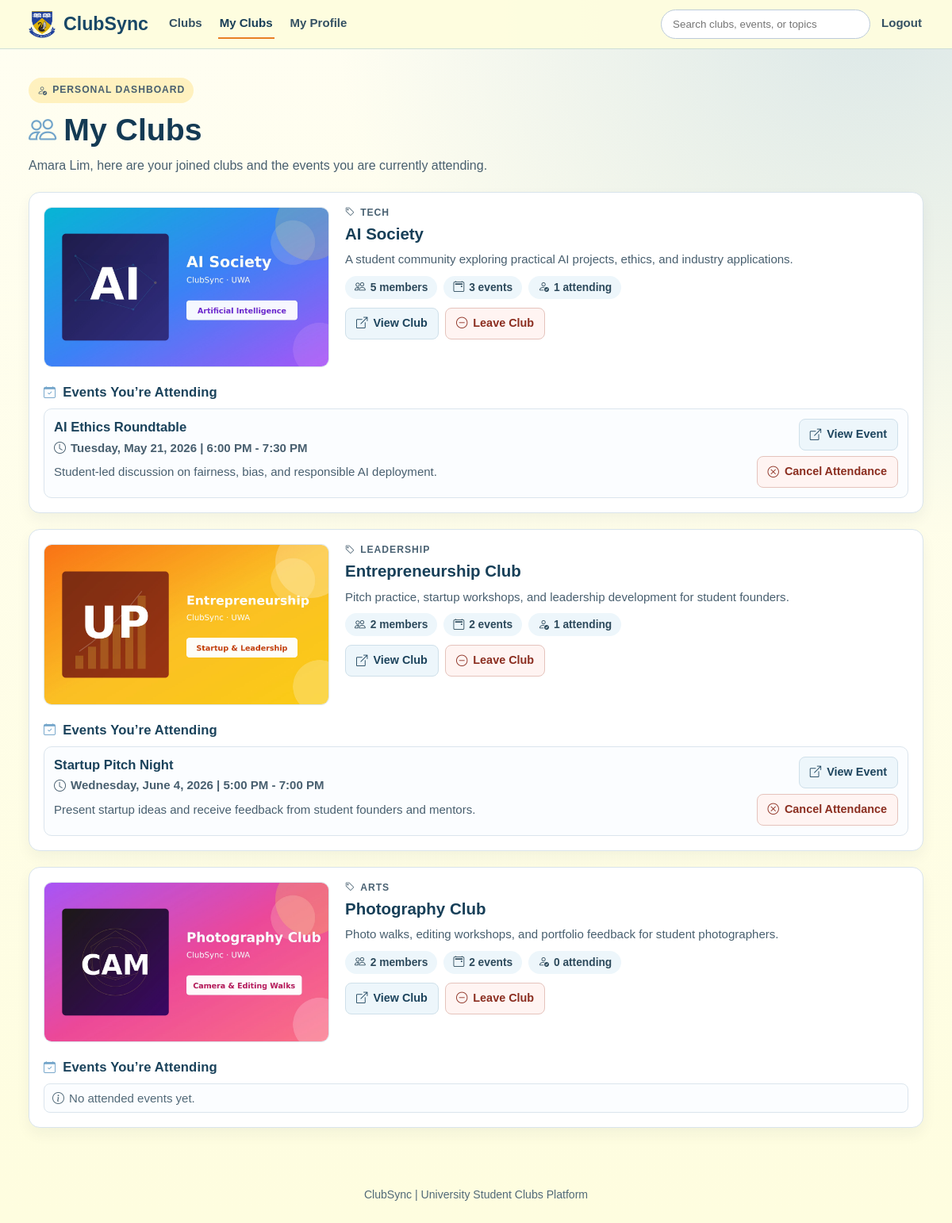
/myclubs (signed in), run on the app's committed database.
### models/user.py (models this page shows)
class User(db.Model):
    __tablename__ = "users"
    id = db.Column(db.Integer, primary_key=True)
    name = db.Column(db.String(100), nullable=False)
    email = db.Column(db.String(120), unique=True, nullable=False)
    password_hash = db.Column(db.String(255), nullable=False)
    is_admin = db.Column(db.Boolean, default=False, nullable=False)
    memberships = db.relationship("Membership", backref="user", cascade="all, delete")
    attendances = db.relationship("Attendance", backref="user", cascade="all, delete")

### models/club.py (models this page shows)
class Club(db.Model):
    __tablename__ = "clubs"
    id = db.Column(db.Integer, primary_key=True)
    name = db.Column(db.String(100), nullable=False)
    description = db.Column(db.Text, nullable=False)
    category = db.Column(db.String(50), nullable=True)
    image_path = db.Column(db.String(255), nullable=True)
    events = db.relationship("Event", backref="club", cascade="all, delete")
    memberships = db.relationship("Membership", backref="club", cascade="all, delete")

### models/event.py (models this page shows)
class Event(db.Model):
    __tablename__ = "events"
    id = db.Column(db.Integer, primary_key=True)
    club_id = db.Column(db.Integer, db.ForeignKey("clubs.id"), nullable=False)
    title = db.Column(db.String(150), nullable=False)
    date = db.Column(db.String(50), nullable=False)
    description = db.Column(db.Text)
    attendances = db.relationship("Attendance", backref="event", cascade="all, delete")

### routes/clubs.py (the view)
@clubs_bp.route("/myclubs")
def myclubs():
    current_user = _get_current_user()
    if not current_user:
        return redirect(url_for("auth.login"))
    joined_clubs = (
        Club.query.join(Membership, Membership.club_id == Club.id)
        .filter(Membership.user_id == current_user.id)
        .order_by(Club.name.asc())
        .all()
    )
    club_ids = [club.id for club in joined_clubs]
    attended_events_by_club = _attended_events_by_club_for_user(current_user.id, club_ids)
    my_club_summaries = []
    for club in joined_clubs:
        my_club_summaries.append(
            {
                "club": club,
                "member_count": len(club.memberships),
                "event_count": len(club.events),
                "attended_events": attended_events_by_club.get(club.id, []),
            }
        )
    return render_template(
        "my_clubs.html",
        current_user=current_user,
        my_club_summaries=my_club_summaries,
    )

### app.py (called while the page is built)
@app.context_processor
def inject_navbar_access():
    user_id = session.get("user_id")
    user_is_admin = False
    if user_id:
        user = db.session.get(User, user_id)
        user_is_admin = bool(user and user.is_admin)
    return {
        "navbar_can_access_admin": bool(
            session.get("admin_logged_in") or user_is_admin
        )
    }

### routes/clubs.py (called while the page is built)
def _get_current_user():
    user_id = session.get("user_id")
    if not user_id:
        return None
    current_user = db.session.get(User, user_id)
    if not current_user:
        session.pop("user_id", None)
        session.pop("user_name", None)
        return None
    return current_user

def _attended_events_by_club_for_user(user_id, club_ids):
    if not user_id or not club_ids:
        return {}
    attended_events = (
        Event.query.join(Attendance, Attendance.event_id == Event.id)
        .filter(Attendance.user_id == user_id, Event.club_id.in_(club_ids))
        .order_by(Event.id.asc())
        .all()
    )
    attended_events_by_club = {club_id: [] for club_id in club_ids}
    for event in attended_events:
        attended_events_by_club[event.club_id].append(event)
    return attended_events_by_club

### templates/my_clubs.html (shortened to what this page needs)
<!DOCTYPE html>
<html lang="en">
<head>
    <link rel="stylesheet" href="{{ url_for('static', filename='css/styles.css') }}">
    <link rel="stylesheet" href="https://cdn.jsdelivr.net/npm/bootstrap-icons@1.11.3/font/bootstrap-icons.min.css">
    <link rel="stylesheet" href="{{ url_for('static', filename='css/alerts.css') }}">
    <link rel="stylesheet" href="{{ url_for('static', filename='css/my_clubs.css') }}">
</head>
<body class="clubs-page my-clubs-page">
{% set active_page = 'myclubs' %}
{% include "_site_header.html" %}
<main class="my-clubs-main">
    <section class="my-clubs-hero">
        <p class="clubs-kicker"><i class="bi bi-person-check" aria-hidden="true"></i>Personal Dashboard</p>
        <h1><i class="bi bi-people" aria-hidden="true"></i>My Clubs</h1>
        <p>
            {% if current_user %}
                {{ current_user.name }}, here are your joined clubs and the events you are currently attending.
            {% else %}
                View your memberships and attendance details in one place.
            {% endif %}
        </p>
    </section>
    {% if my_club_summaries %}
        <section class="my-clubs-list" aria-label="Joined clubs and attended events">
            {% for summary in my_club_summaries %}
                <article class="my-club-card">
                    <section class="my-club-overview">
                        <img
                            class="my-club-image"
                            src="{{ url_for('static', filename=summary.club.image_path if summary.club.image_path else 'images/clubs/default.png') }}"
                            alt="{{ summary.club.name }} image"
                            loading="lazy"
                        >
                        <div class="my-club-overview-content">
                            <p class="club-card-category"><i class="bi bi-tag" aria-hidden="true"></i>{{ summary.club.category if summary.club.category else 'Uncategorized' }}</p>
                            <h2>
                                <a href="{{ url_for('clubs.club_details', club_id=summary.club.id) }}" class="my-club-title-link">
                                    {{ summary.club.name }}
                                </a>
                            </h2>
                            <p class="my-club-description">{{ summary.club.description }}</p>
                            <div class="club-hero-meta" aria-label="Club summary">
                                <span><i class="bi bi-people" aria-hidden="true"></i>{{ summary.member_count }} member{% if summary.member_count != 1 %}s{% endif %}</span>
                                <span><i class="bi bi-calendar2-event" aria-hidden="true"></i>{{ summary.event_count }} event{% if summary.event_count != 1 %}s{% endif %}</span>
                                <span><i class="bi bi-person-check" aria-hidden="true"></i>{{ summary.attended_events|length }} attending</span>
                            </div>
                            <div class="my-club-actions">
                                <a href="{{ url_for('clubs.club_details', club_id=summary.club.id) }}" class="my-club-btn"><i class="bi bi-box-arrow-up-right" aria-hidden="true"></i>View Club</a>
                                <form method="POST" action="{{ url_for('clubs.leave_club', club_id=summary.club.id) }}">
                                    <button
                                        type="button"
                                        class="my-club-btn my-club-btn--danger"
                                        data-leave-club-trigger
                                        data-club-name="{{ summary.club.name }}"
                                    >
                                        <i class="bi bi-dash-circle" aria-hidden="true"></i>Leave Club
                                    </button>
                                </form>
                            </div>
                        </div>
                    </section>
                    <section class="my-club-events">
                        <h3><i class="bi bi-calendar-check" aria-hidden="true"></i>Events You&rsquo;re Attending</h3>
                        {% if summary.attended_events %}
                            <div class="my-club-event-list">
                                {% for attended_event in summary.attended_events %}
                                    <article class="my-club-event-item">
                                        <div class="my-club-event-content">
                                            <h4>
                                                <a href="{{ url_for('clubs.event_details', event_id=attended_event.id) }}" class="my-club-event-title">
                                                    {{ attended_event.title }}
                                                </a>
                                            </h4>
                                            <p class="club-event-time"><i class="bi bi-clock" aria-hidden="true"></i>{{ attended_event.date }}</p>
                                            <p>{{ attended_event.description if attended_event.description else 'No event description available yet.' }}</p>
                                        </div>
                                        <div class="my-club-event-actions">
                                            <a href="{{ url_for('clubs.event_details', event_id=attended_event.id) }}" class="my-club-btn"><i class="bi bi-box-arrow-up-right" aria-hidden="true"></i>View Event</a>
                                            <form method="POST" action="{{ url_for('clubs.unattend_event', event_id=attended_event.id) }}">
                                                <button type="submit" class="my-club-btn my-club-btn--danger"><i class="bi bi-x-circle" aria-hidden="true"></i>Cancel Attendance</button>
                                            </form>
                                        </div>
                                    </article>
                                {% endfor %}
                            </div>
                        {% else %}
                            <p class="my-club-empty-note"><i class="bi bi-info-circle" aria-hidden="true"></i>No attended events yet.</p>
                        {% endif %}
                    </section>
                </article>
            {% endfor %}
        </section>
    {% endif %}
</main>
<footer class="clubs-footer">
    <p>ClubSync | University Student Clubs Platform</p>
</footer>
</body>
</html>

### static/css/styles.css (style rules this page uses)
:root { --primary: #73A5CA; --background: #FEFDDF; --accent: #FFC81E; --highlight: #E87F24; --clubs-page-max-width: 100%; --clubs-page-inline-padding: clamp(18px, 3vw, 48px); --clubs-readable-max-width: 780px; --clubs-sidebar-max-width: 420px; --clubs-page-padding: 36px var(--clubs-page-inline-padding) 20px; --clubs-page-padding-tablet: 28px 24px 12px; --clubs-page-padding-mobile: 22px 16px 12px; --clubs-section-gap: 20px; --clubs-card-gap: 20px; --clubs-item-gap: 10px; --clubs-card-bg: #fff; --clubs-card-soft-bg: #fbfdff; --clubs-card-border: 1px solid #dbe5ed; --clubs-card-border-strong: 1px solid #d9e4ec; --clubs-card-radius: 14px; --clubs-hero-card-radius: 16px; --clubs-inner-radius: 10px; --clubs-card-padding: 18px; --clubs-card-padding-compact: 16px; --clubs-card-shadow: 0 8px 18px rgba(18, 49, 70, 0.05); --clubs-card-shadow-strong: 0 10px 24px rgba(18, 49, 70, 0.08); --clubs-heading-color: #143a54; --clubs-section-heading-color: #173f58; --clubs-card-title-color: #1a425b; --clubs-text-color: #485f6f; --clubs-muted-color: #516978; --clubs-page-title-size: clamp(1.85rem, 4vw, 2.45rem); --clubs-section-title-size: 1.28rem; --clubs-card-title-size: 1.04rem; --clubs-body-size: 0.94rem; --clubs-small-size: 0.86rem; --clubs-body-line-height: 1.62; --clubs-chip-bg: #edf6fb; --clubs-chip-active-bg: #dceef8; --clubs-chip-border: 1px solid #cfe0ea; --clubs-chip-color: #2d4a5c; --clubs-chip-padding: 7px 12px; --clubs-chip-radius: 999px; --clubs-label-size: 0.76rem; --clubs-label-letter-spacing: 0.08em; --clubs-action-padding: 9px 13px; --clubs-action-radius: 8px; --clubs-action-bg: #edf6fb; --clubs-action-border: #cfe0ea; --clubs-action-color: #1d445d; --clubs-action-hover-bg: #dceef8; --clubs-primary-action-bg: var(--accent); --clubs-primary-action-border: transparent; --clubs-primary-action-color: #2b2004; --clubs-primary-action-hover-bg: var(--highlight); --clubs-primary-action-hover-color: #fff; --clubs-danger-bg: #fff4f2; --clubs-danger-border: #e5c3bc; --clubs-danger-color: #8b2e20; --clubs-danger-hover-bg: #ffeae6; --clubs-danger-hover-border: #d9a79e; --clubs-danger-hover-color: #72281d; }
* { margin: 0; padding: 0; box-sizing: border-box; font-family: Arial, Helvetica, sans-serif; }
body { background-color: var(--background); }
button { width: 100%; padding: 12px; background-color: var(--accent); border: none; border-radius: 6px; font-weight: bold; cursor: pointer; transition: 0.3s; }
.clubs-page { color: #22303d; min-height: 100vh; display: flex; flex-direction: column; background: radial-gradient(circle at 92% 0%, rgba(115, 165, 202, 0.25), transparent 36%), linear-gradient(180deg, #fffef2 0%, var(--background) 100%); }
.clubs-main, .club-details-main, .event-main, .my-clubs-main, .search-main { flex: 1 0 auto; width: 100%; }
.clubs-page .bi { line-height: 1; flex-shrink: 0; }
.clubs-page h1 .bi, .clubs-page h2 .bi, .clubs-page h3 .bi { color: var(--primary); font-size: 0.9em; }
.clubs-page h1, .clubs-section-head h2, .club-section-card h2, .club-side-card h2, .event-section-card h2, .event-side-card h2, .event-related-head h2, .my-clubs-hero h1, .my-club-events h3, .my-clubs-empty h2, .search-hero h1, .search-summary h2, .search-state h2 { display: flex; align-items: center; gap: 9px; }
.clubs-kicker { display: inline-flex; align-items: center; gap: 6px; margin-bottom: 12px; background: rgba(255, 200, 30, 0.24); color: #5b3f08; font-size: var(--clubs-label-size); font-weight: 700; text-transform: uppercase; letter-spacing: var(--clubs-label-letter-spacing); border-radius: var(--clubs-chip-radius); padding: 6px 11px; }
.club-card-category { display: inline-flex; align-items: center; gap: 6px; font-size: var(--clubs-label-size); color: #496172; text-transform: uppercase; letter-spacing: var(--clubs-label-letter-spacing); font-weight: 700; }
.club-event-time { display: inline-flex; align-items: center; gap: 6px; color: #4d6474; font-size: 0.86rem; font-weight: 600; margin-bottom: 5px; }
.clubs-footer { flex-shrink: 0; margin-top: 38px; text-align: center; color: #516978; font-size: 0.88rem; padding: 18px 24px 28px; }

### data on the page
User: name "Amara Lim"
Club: image_path (picture), club "TECH", club.name "AI Society", club.description "A student community exploring practical AI projects, ethics, and industry applications."
Event: title "AI Ethics Roundtable", date "Tuesday, May 21, 2026 | 6:00 PM - 7:30 PM", description "Student-led discussion on fairness, bias, and responsible AI deployment."
Club: image_path (picture), club "LEADERSHIP", club.name "Entrepreneurship Club", club.description "Pitch practice, startup workshops, and leadership development for student founders."
Event: title "Startup Pitch Night", date "Wednesday, June 4, 2026 | 5:00 PM - 7:00 PM", description "Present startup ideas and receive feedback from student founders and mentors."
Club: image_path (picture), club "ARTS", club.name "Photography Club", club.description "Photo walks, editing workshops, and portfolio feedback for student photographers."

### other printed values
{{ summary.member_count }} "5" "2" "2"
{{ summary.event_count }} "3" "2" "2"
{{ summary.attended_events|length }} "1" "1" "0"
